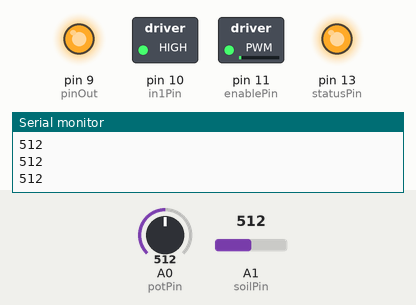
This sketch was run on a simulated Arduino Mega 2560, built with avr-gcc and run on an emulated ATmega2560. Parts: switched loads named in the sketch (green lamp = pin HIGH), output pins drawn as LEDs (lit = HIGH), the last lines printed to the serial monitor. Inputs (shaded band) come from the test bench; at power-on: A1 (soilPin) = 512, A0 (potPin) = 512.

Above: at 1.2 s.
1.3 s: A1 (soilPin) set to 682
2.8 s: A1 (soilPin) set to 719
At 3.7 s:
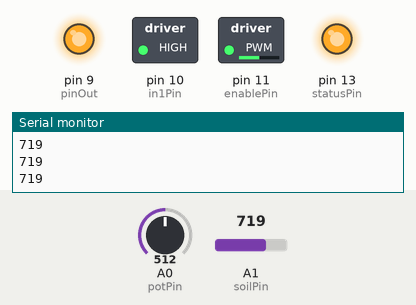
4.3 s: A0 (potPin) set to 710
At 4.8 s:
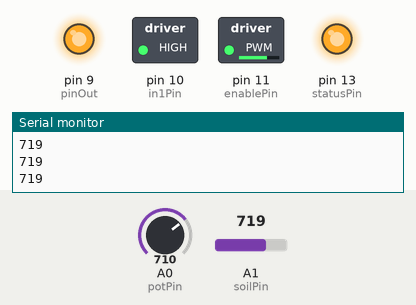
5.8 s: A0 (potPin) set to 900
At 7.0 s:
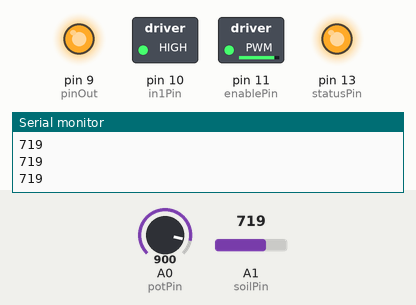
7.3 s: A0 (potPin) set to 0
At 8.3 s:
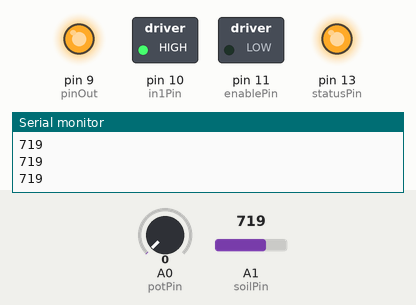
8.8 s: A1 (soilPin) set to 690
At 9.5 s:
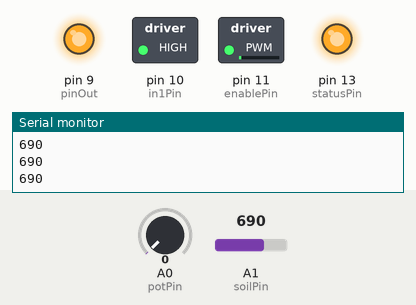
Timing chart, 0 to 11.3 s (numbered marks = the images above; inputs shaded):
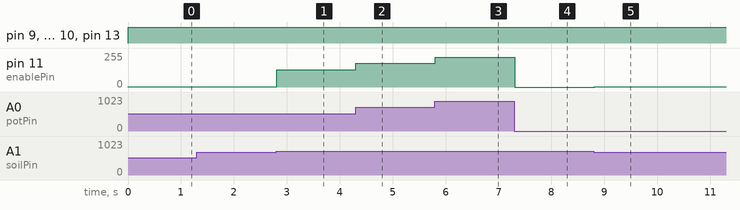

Measured:
- the behaviour switches between 700 and 701 on A1 (soilPin) (found by bisection; images 0 and 1)
- after the input at 2.8 s, pin 11 (enablePin): 1/255 → 128/255 at once
- after the input at 4.3 s, pin 11 (enablePin): 128/255 → 177/255 at once
- after the input at 5.8 s, pin 11 (enablePin): 177/255 → 225/255 at once
- after the input at 7.3 s, pin 11 (enablePin): 225/255 → 0/255 at once
- after the input at 8.8 s, pin 11 (enablePin): 0/255 → 1/255 at once

The sketch:

l293d.ino
```cpp
int enablePin = 11;
int in1Pin = 10;
//int in2Pin = 9;
int pinOut = 9;
//int switchPin = 7;
int potPin = 0;
int statusPin= 13;
int soilPin = 1;

void setup()
{
  Serial.begin(9600);
  pinMode(in1Pin, OUTPUT); //pin 10
  //pinMode(in2Pin, OUTPUT);
  pinMode(pinOut, OUTPUT); //pin 9
  pinMode(enablePin, OUTPUT); //pin 11
  //pinMode(switchPin, INPUT_PULLUP); //pin 7
  pinMode(statusPin,OUTPUT); //pin 13 // not in use
 // pinMode(10, OUTPUT);
}

int soilValue;

void loop()
{
  digitalWrite(13,HIGH);
  int speed = analogRead(potPin) / 4;

  soilValue = analogRead(soilPin);
  //boolean reverse = digitalRead(switchPin);
  boolean reverse = digitalRead(pinOut);

  Serial.println(soilValue);
  if(soilValue > 700)
    setMotor(speed, reverse);
  else
    setMotor(1, reverse);
}

void setMotor(int speed,boolean reverse)
{
  analogWrite(enablePin, speed);
  digitalWrite(in1Pin,  reverse);
  digitalWrite(pinOut, HIGH);
}
```
